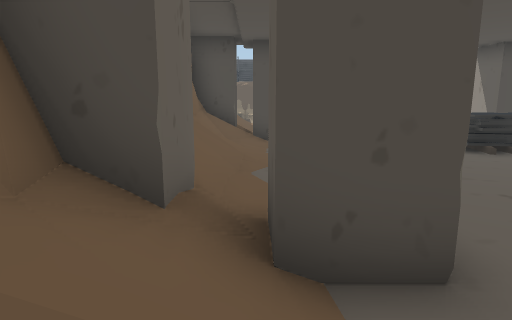
[1] (above)

19 first-person views from a walk through a 3-D level made in the Unity game engine. The camera is 1.2 m above the floor, tilts 10° down and sees 75° across. The floor is counted in squares, 1 m on a side. Each view is taken from the middle of a square. On the plan, view 1 faces up. The plan holds only what a view shows up to about 14 squares ahead; the rest is blank. The place goes on beyond the plan. The player is left out.

[2]
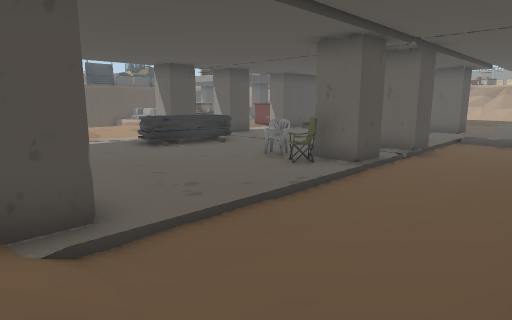

[3]
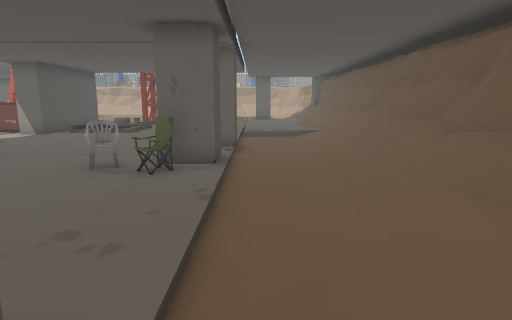

[4]
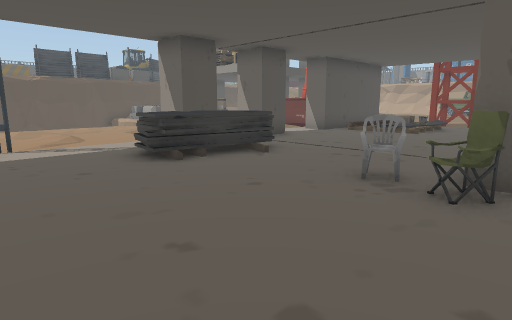

[5]
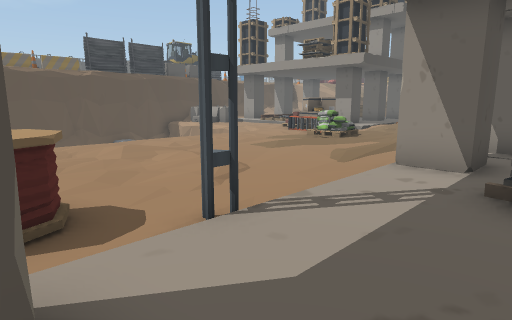

[6]
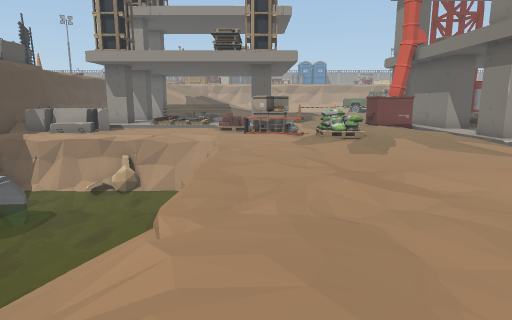

[7]
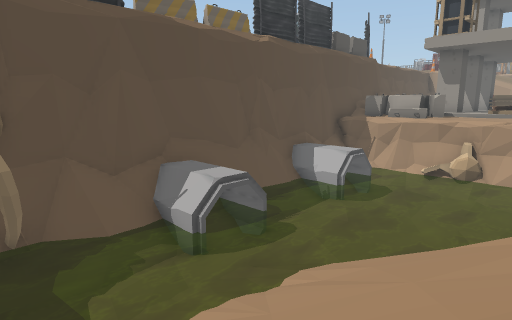

[8]
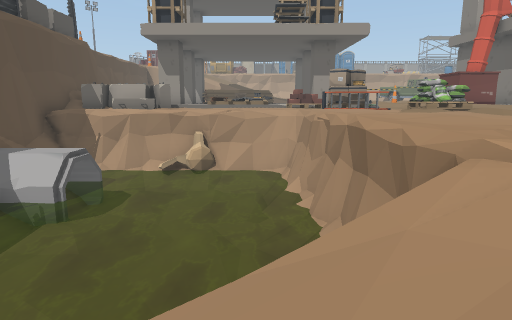

[9]
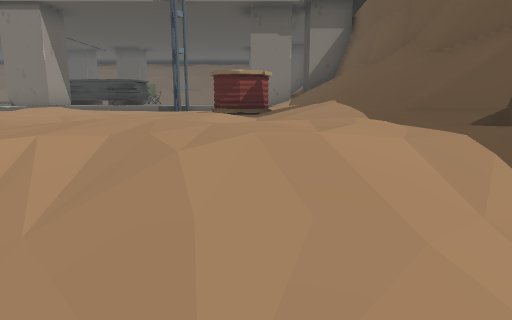

[10]
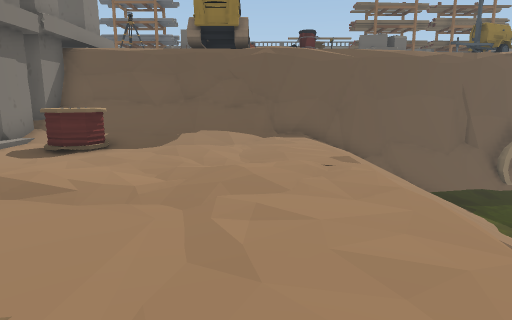

[11]
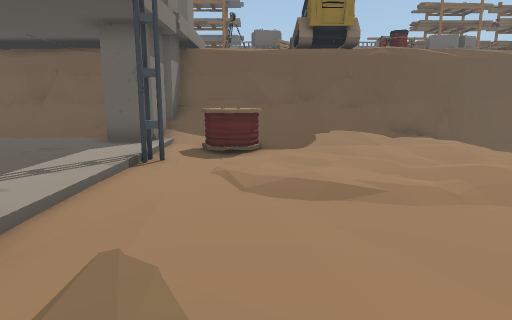

[12]
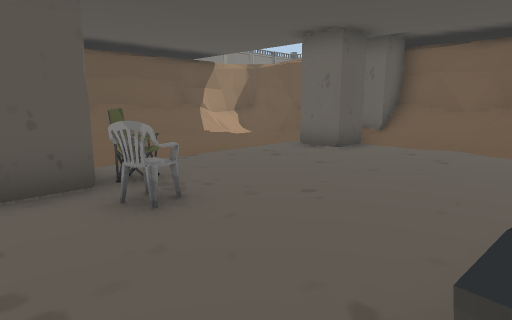

[13]
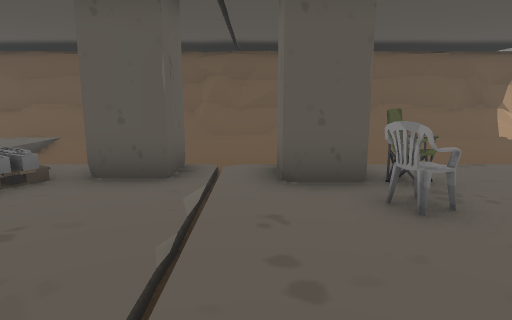

[14]
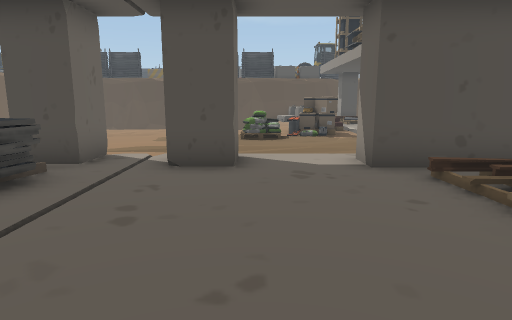

[15]
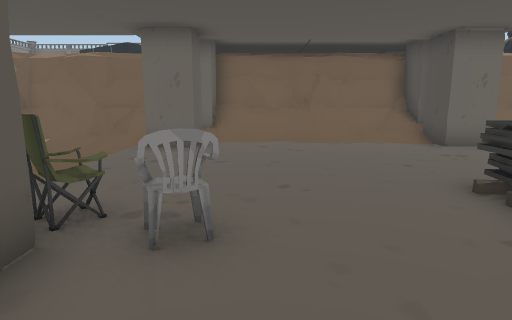

[16]
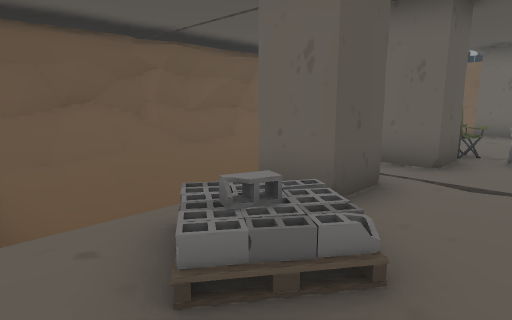

[17]
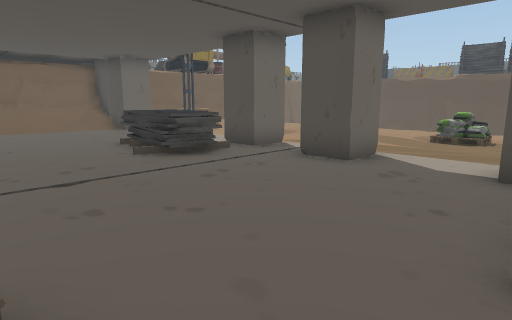

[18]
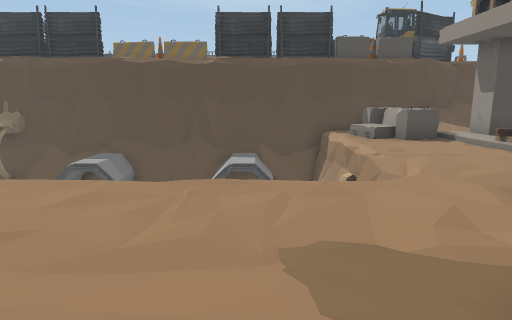

[19]
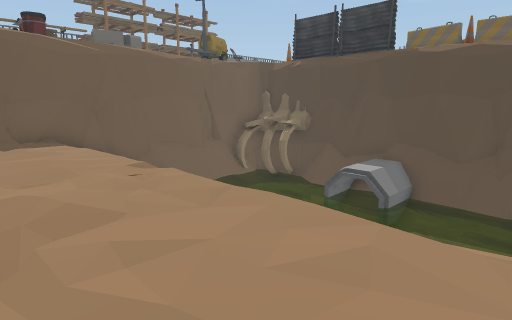

### Floor plan
Key: @ floor where view 1 was taken; # wall or solid block; x gap in a wall; . main floor; : floor 0.25 m higher than the main floor; + floor 0.5 m higher than the main floor; * floor 0.75 m higher than the main floor; % floor 1.25 m higher than the main floor; & floor 3 m higher than the main floor; $ floor 3.25 m higher than the main floor; / step, stairs or slope; = window, fence, low wall or low ledge; ~ water the walk can cross; ≈ water the walk keeps out of; ^ raised ledge; v drop or lower ground; P pillar; C chair; E elevator; B bones; I pipe; O other object.
Columns run from 9 left of view 1 to 15 right of it. Each row starts with its distance up from view 1.
 29         vvvvvvvvvvvvvvv.O
 28       vvOO≈≈IIvvvvvv≈≈/.O
 27       vvO≈≈≈IIIvvvvv≈≈v+O
 26       v#≈≈≈≈II≈≈≈≈≈≈≈≈v/O
 25       v#~~~~~≈≈≈≈≈≈≈≈B/..
 24       v#/////≈≈≈≈≈≈≈≈Bv..
 23  O    v=  ///≈≈≈≈≈≈≈≈≈v..
 22  O    &#  ///≈≈≈≈≈≈≈≈≈v..
 21 OOOOO $v/////≈ ≈≈≈≈≈≈v...
 20 OOOOO &v//////v.........
 19        #./::./.........OO
 18        v=/....:........OO
 17     OOO#//............O..
 16     OOO#//...........OO..
 15        =//....:/.....O:::
 14        =/:OO...........::
 13        x/:OO.......::::::
 12        =//..E....P...:..O
 11     PP^PP#P:::::P#P:P::#
 10     P^ ####::::/:P::P::##
  9        #//::::#=%%::::::/
  8        #//::::#O*%::::::/
  7        #//::::::::::::::/
  6        #/::::::::::::::::
  5        ^/::::::::::::::::
  4        #/:::::::C:::::/::
  3        #PxP:::::CP::P///:
  2        #///::::::P::P::::
  1        #//............../
  0        =/@............../
 -1        ==//....///..///./
 -2        =O/////////://////
 -3        ######OO######OO##
 -4           ##^^^^^^^###^^^

Positions as (right, up) in squares from view 1, and headings:
1: (0, 0), facing up
2: (0, -2), facing up-right
3: (0, 1), facing right
4: (2, 2), facing up-right
5: (1, 9), facing up-right
6: (0, 19), facing right
7: (-1, 21), facing up-right
8: (1, 22), facing right
9: (1, 22), facing down
10: (10, 18), facing left
11: (10, 14), facing left
12: (9, 8), facing down-left
13: (9, 8), facing down
14: (12, 4), facing up
15: (10, 5), facing left
16: (15, 5), facing down-left
17: (15, 4), facing up-left
18: (10, 15), facing up
19: (9, 17), facing up-left
